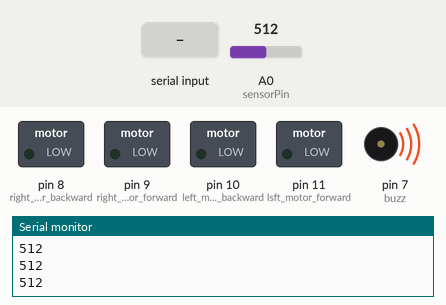
Simulated run of this sketch. Board: Arduino Uno, built with avr-gcc and run on an emulated ATmega328P. On the bench: switched loads named in the sketch (green lamp = pin HIGH), buzzer (waves = sounding, pin HIGH), the last lines printed to the serial monitor. The inputs (shaded band) are chosen by the test bench; at power-on: A0 (sensorPin) = 512.

Above: at 1.2 s.
1.3 s: A0 (sensorPin) set to 985
2.8 s: A0 (sensorPin) set to 1017
At 4.0 s:
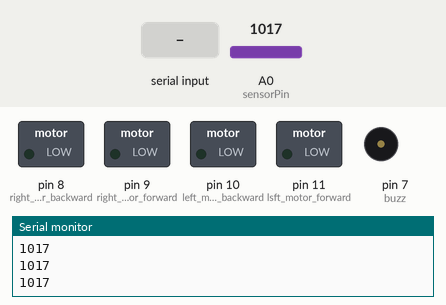
4.3 s: "1" received over Serial
At 5.2 s:
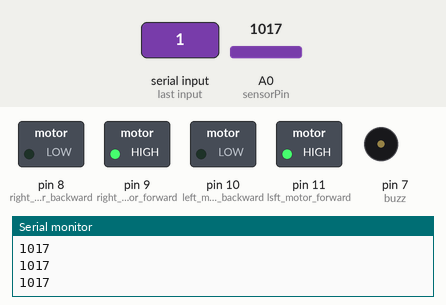
5.8 s: "4" received over Serial
At 6.5 s:
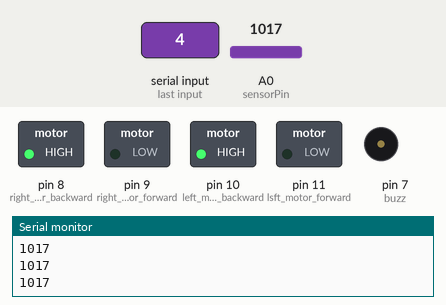
7.3 s: "2" received over Serial
At 7.9 s:
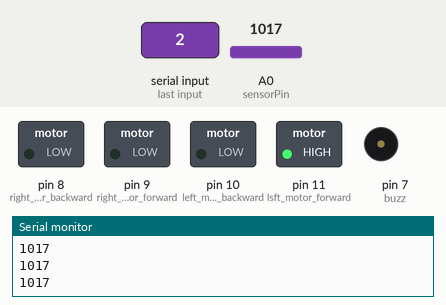
8.8 s: "3" received over Serial
At 9.2 s:
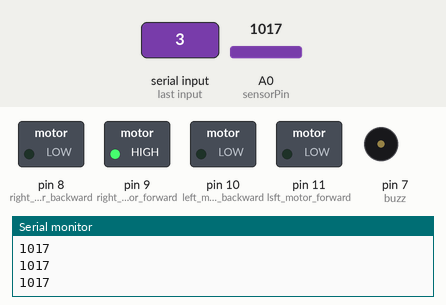
Timing chart, 0 to 11.3 s (numbered marks = the images above; inputs shaded):
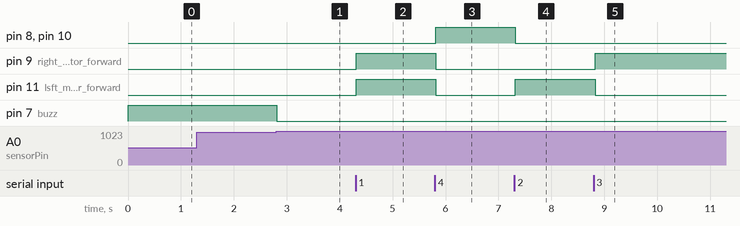

The sketch:

finalcarmodel.ino
```cpp
int sensorPin = A0; // ir sensor out pin
int buzz = 7;
int sensorValue = 0;
int led = 12;

char data;

void forward();
void backward();
void right();
void left();
void rok();

void setup() {
  // put your setup code here, to run once:
  pinMode(buzz , OUTPUT);
  Serial.begin(9600);
  pinMode(11 , OUTPUT); //lsft motor forward
  pinMode(10 , OUTPUT); //left motor backward
  pinMode(9 , OUTPUT);  //right motor forward
  pinMode(8 , OUTPUT);  //right motor backward
}

void loop() {
  // put your main code here, to run repeatedly:

 sensorValue = analogRead(sensorPin);
  Serial.println(sensorValue);
   if(Serial.available()>0)
  {
     data = Serial.read();
    Serial.println(data);
  }

  if (sensorValue > 1000)
  {
    digitalWrite(led, LOW);
    digitalWrite(buzz, LOW);

  }
  else
  {
     // rok();
    digitalWrite(led, HIGH);
     digitalWrite(buzz, HIGH);

  }

  forward();
  backward();
  right();
  left();
  rok();
}


void forward(){
  if(data == '1') // move forward direction
  {
    digitalWrite(11 , HIGH);
    digitalWrite(10, LOW);
    digitalWrite(9 , HIGH);
    digitalWrite(8 , LOW);
   delay(100);
   // rok();
  }
}

void backward(){
  if(data == '4') // move backward direction
  {
    digitalWrite(11 , LOW);
    digitalWrite(10, HIGH);
    digitalWrite(9 , LOW);
    digitalWrite(8 , HIGH);
    delay(100);
       //rok();
  }
}

void left(){
  if(data == '2') // move left direction
  {
    digitalWrite(11 , HIGH);
    digitalWrite(10, LOW);
    digitalWrite(9 , LOW);
    digitalWrite(8 , LOW);
    delay(100);
      // rok();
  }
}

void right(){
  if(data == '3') // move left direction
  {
    digitalWrite(11 , LOW);
    digitalWrite(10, LOW);
    digitalWrite(9 , HIGH);
    digitalWrite(8 , LOW);
   delay(100);
      // rok();
  }
}
void rok()
{
  if (data == '5')
  {
 digitalWrite(11 , LOW);
    digitalWrite(10, LOW);
    digitalWrite(9 , LOW);
    digitalWrite(8 , LOW);
    delay(100);
  }
  }
```

Measured:
- the behaviour switches between 1000 and 1001 on A0 (sensorPin) (found by bisection; images 0 and 1)
- after the input at 2.8 s, pin 7 (buzz): HIGH → LOW at once
- after the input at 4.3 s, pin 9 (right_motor_forward), pin 11 (lsft_motor_forward): LOW → HIGH at once
- after the input at 5.8 s, pin 8 (right_motor_backward), pin 10 (left_motor_backward): LOW → HIGH at once; pin 9 (right_motor_forward), pin 11 (lsft_motor_forward): HIGH → LOW at once
- after the input at 7.3 s, pin 8 (right_motor_backward), pin 10 (left_motor_backward): HIGH → LOW at once; pin 11 (lsft_motor_forward): LOW → HIGH at once
- after the input at 8.8 s, pin 9 (right_motor_forward): LOW → HIGH at once; pin 11 (lsft_motor_forward): HIGH → LOW at once
